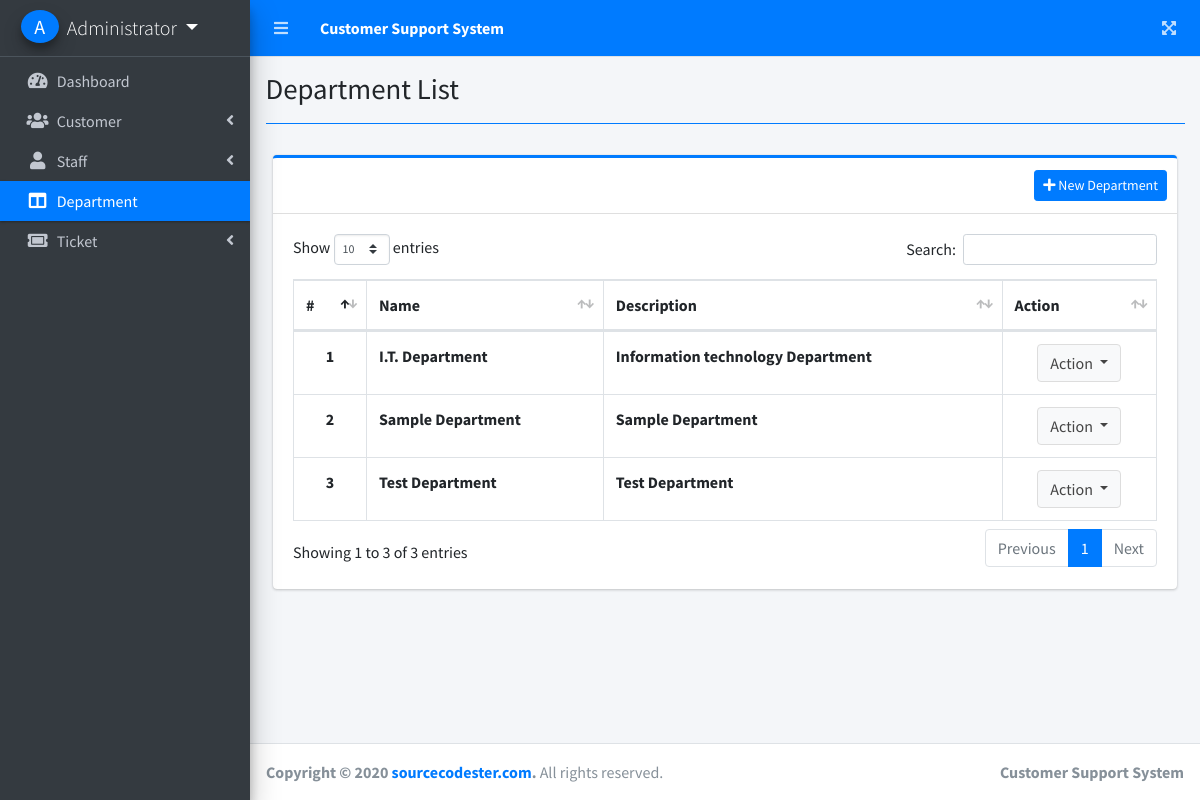
The page /index.php?page=department_list (signed in) on the database its author committed.
### tables this page shows
CREATE TABLE `departments` (
  `id` int(30) NOT NULL,
  `name` text NOT NULL,
  `description` text NOT NULL,
  `date_created` datetime NOT NULL DEFAULT current_timestamp()
);

### department_list.php (the view, shortened to what this page needs)
<?php include'db_connect.php' ?>
<div class="col-lg-12">
	<div class="card card-outline card-primary">
		<div class="card-header">
			<div class="card-tools">
				<button class="btn btn-sm btn-primary btn-block" type='button' id="new_department"><i class="fa fa-plus"></i> New Department</button>
			</div>
		</div>
		<div class="card-body">
			<table class="table tabe-hover table-bordered" id="list">
				<thead>
					<tr>
						<th>#</th>
						<th>Name</th>
						<th>Description</th>
						<th>Action</th>
					</tr>
				</thead>
				<tbody>
					<?php
					$i = 1;
					$qry = $conn->query("SELECT * FROM departments order by  name asc");
					while($row= $qry->fetch_assoc()):
					?>
					<tr>
						<th class="text-center"><?php echo $i++ ?></th>
						<td><b><?php echo ucwords($row['name']) ?></b></td>
						<td><b><?php echo $row['description'] ?></b></td>
						<td class="text-center ">
							<button type="button" class="btn btn-default dropdown-toggle" data-toggle="dropdown" aria-expanded="true">
		                      Action
		                    </button>
						</td>
					</tr>
				<?php endwhile; ?>
				</tbody>
			</table>
		</div>
	</div>
</div>

### rows shown on the page
departments: name "I.T. Department", description "Information technology Department"
departments: name "Sample Department", description "Sample Department"
departments: name "Test Department", description "Test Department"

### other values the page prints
$_SESSION['login_firstname'].' '.$_SESSION['login_lastname'] "Administrator"
$title "Department List"
